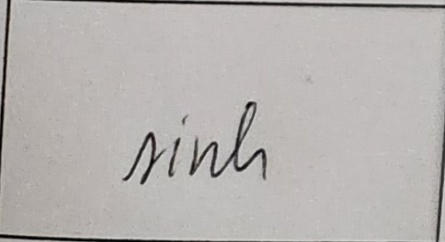
#> input picture Thang_20221001_133642_64.jpg, 445 x 242 px; its folder holds only this picture in this run
$ python -i crop_image.py   (imports and definitions only)
#> lines starting #> are read from the running program, lines starting #| are printed output that depends on the picture; after the words box and inside, x2 and y2 are one past the last pixel; in counts of white or black regions, pixels touching at a corner belong together
#> further down, picture is the input picture: shape (242, 445, 3); mean B, G, R 176.8, 178.9, 182.6
import cv2
import numpy as np
import os


def text_localization(img_array):
    width, height = img_array.shape[1], img_array.shape[0]
#> width = 445; height = 242
    brown_lo = np.array([0])
    # brown_hi = np.array([img_array.max() - 90])
    brown_hi = np.array([150])

    hsv = cv2.cvtColor(img_array, cv2.COLOR_BGR2GRAY)
    kernel = np.ones((3, 3), np.uint8)
    hsv = cv2.morphologyEx(hsv, cv2.MORPH_CLOSE, kernel)
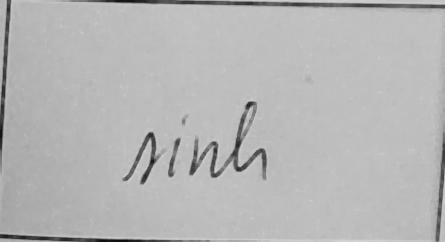
#> hsv: shape (242, 445); min 14, max 210, mean 181.8
    hsv = cv2.GaussianBlur(hsv, (9, 9), 0)
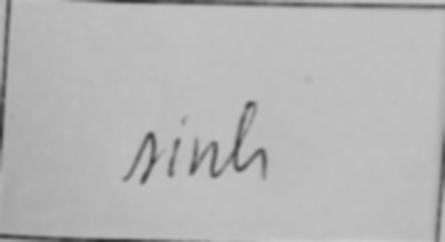
#> hsv: shape (242, 445); min 43, max 205, mean 181.7
    hsv = cv2.adaptiveThreshold(
        hsv, 255, cv2.ADAPTIVE_THRESH_GAUSSIAN_C, cv2.THRESH_BINARY, 11, 4)
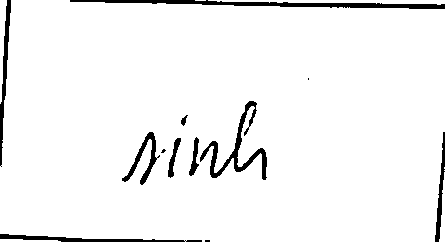
#> hsv: shape (242, 445); 95.4% white; 12 black regions (3 under 20 px), largest, box (x1, y1, x2, y2) and area: (70, 0, 445, 9) 1425, (200, 101, 267, 180) 1020, (0, 234, 202, 242) 636
    mask = cv2.inRange(hsv, brown_lo, brown_hi)
    h, w = np.where(mask > 0)
#> h = 4993 values from 0 to 241; w = 4993 values, max 444 at index 929, min 0 at index 1873, mean 203.6

    cond = (h < height - 20) & (w < width - 20) & (h > 20) & (w > 20)
    h_min = np.min(h[cond])
#> h_min = 78
    h_max = np.max(h[cond])
#> h_max = 184

    w_min = np.min(w[cond])
#> w_min = 122
    w_max = np.max(w[cond])
#> w_max = 308

    color = img_array[h[0], w[0]]
#> color = [80, 81, 85]
    color = (int(color[0]), int(color[1]), int(color[2]))
#> color = (80, 81, 85)
    # cv2.imshow("HIEU", cv2.rectangle(img_array, (w_min, h_min), (w_max, h_max),
    #  color = (0, 0, 255), thickness = 2))
    # cv2.waitKey(0)
    return img_array[h_min:h_max, w_min:w_max]
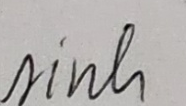
#> returned value: shape (106, 186, 3); mean of channels 0, 1, 2 173.1, 174.9, 178.2; drawn as B, G, R


# original_folder = "./images-20221018T171551Z-001/images/"
original_folder = "./test"
result_folder = "./only_text"

# [1 line that did not run here, left out]

# [9 lines not run here, left out]

>>> import cv2
>>> picture = cv2.imread('Thang_20221001_133642_64.jpg')
>>> result = text_localization(picture)

$ run again, on paper.jpg
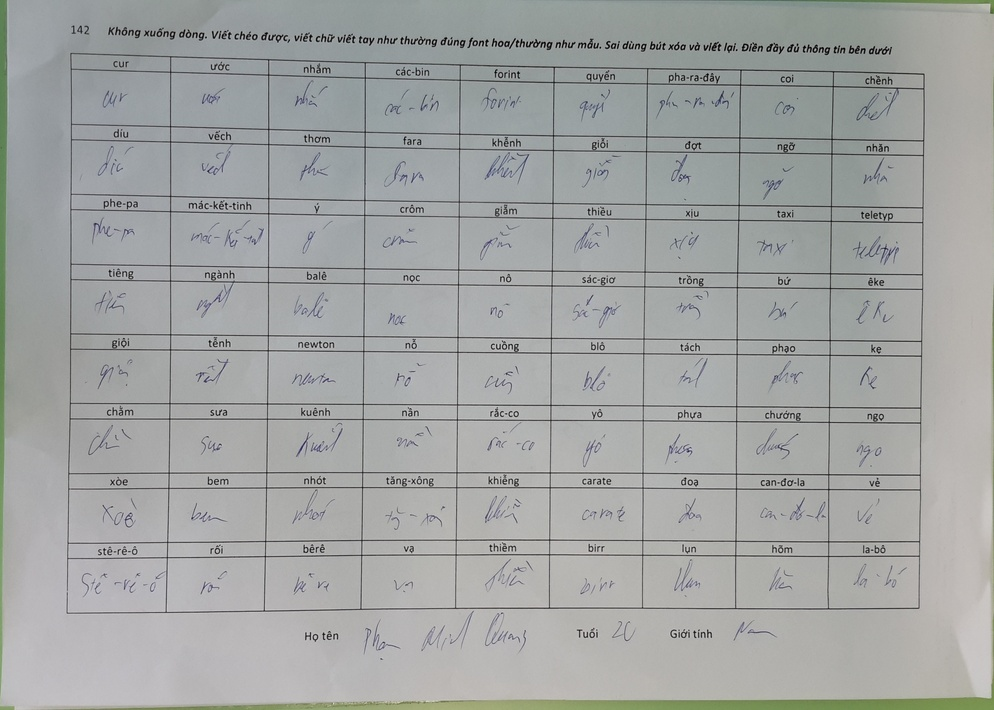
#> input picture paper.jpg, 994 x 710 px, shrunk from 2571 x 1835 before the run
#> picture is the input picture: shape (710, 994, 3); mean B, G, R 162.8, 164, 161.6
#> in text_localization, `hsv = cv2.adaptiveThreshold( hsv, 255, cv2.ADAPTIVE_THRESH_GAUSSIAN_C,..`:
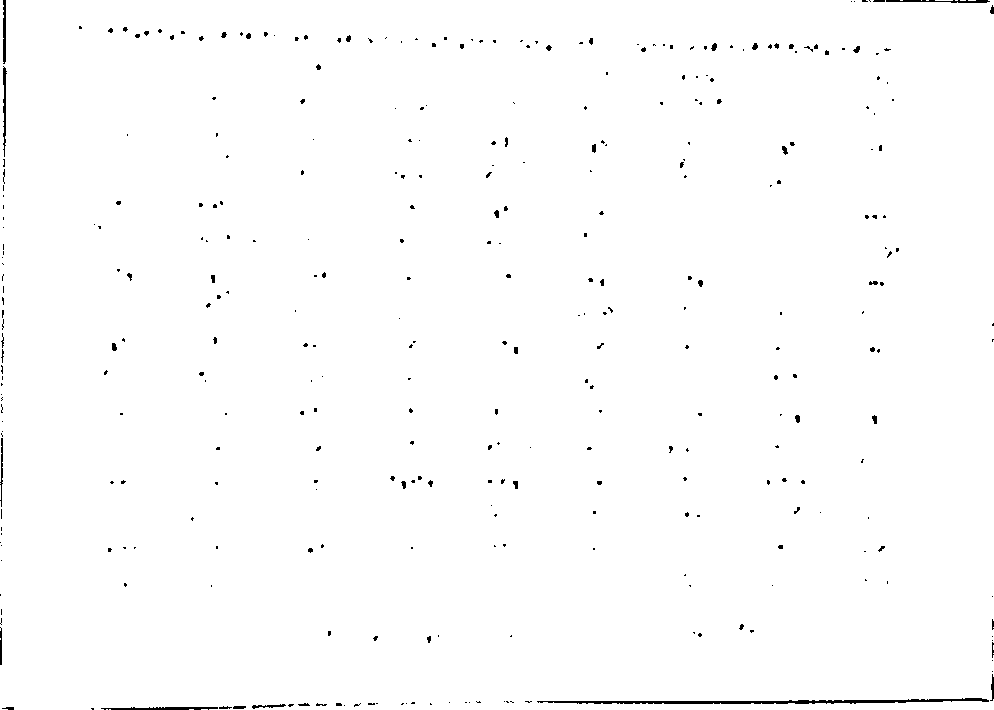
#> hsv: shape (710, 994); 99.2% white; 343 black regions (295 under 20 px), largest, box (x1, y1, x2, y2) and area: (537, 698, 989, 704) 1242, (101, 707, 218, 710) 270, (3, 66, 7, 157) 203
#> h = 5845 values from 0 to 709; w = 5845 values, max 993 at index 262, min 0 at index 3352, mean 500.8
#> h_min = 26
#> h_max = 642
#> w_min = 79
#> w_max = 898
#> in text_localization, `color = img_array[h[0], w[0]]`: color = [83, 129, 93]
#> in text_localization, `color = (int(color[0]), int(color[1]), int(color[2]))`: color = (83, 129, 93)
#> in text_localization, `return img_array[h_min:h_max, w_min:w_max]`:
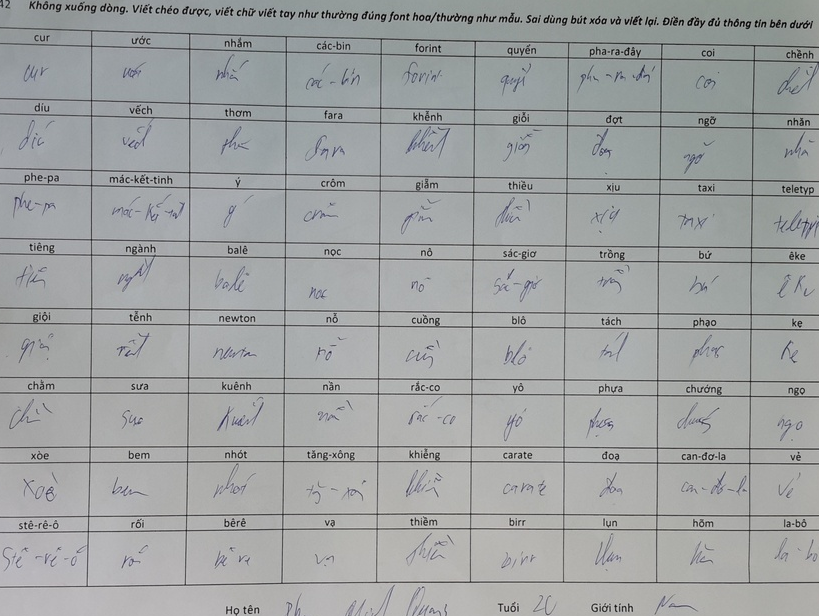
#> returned value: shape (616, 819, 3); mean of channels 0, 1, 2 161.9, 161.7, 159; drawn as B, G, R
